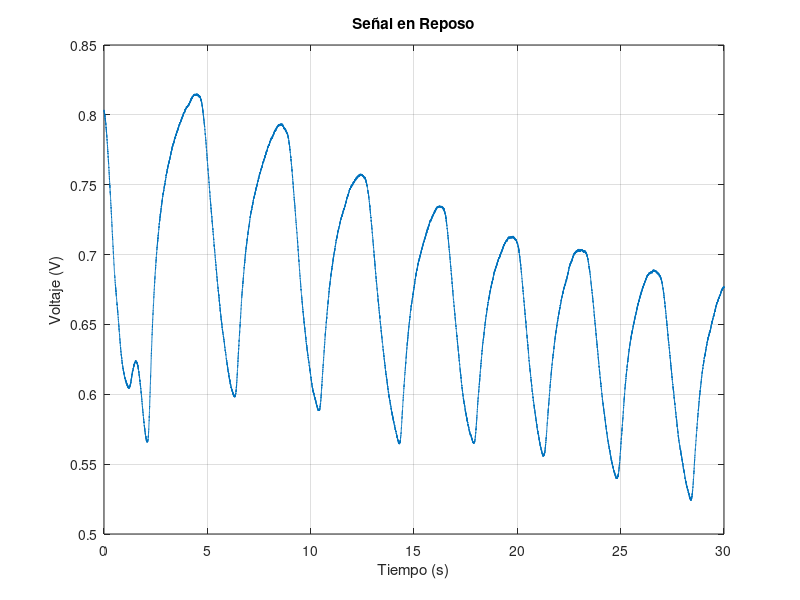
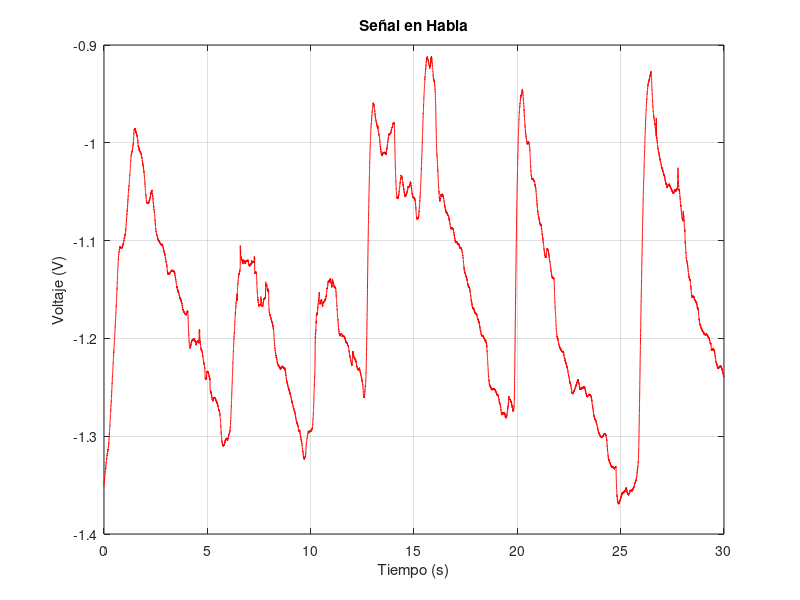

Write MATLAB code to recreate these figures, in order. (Note: this script raises an error after producing the figures.)

clc; clear all; close all;

%% ------ Parte A -------

fs = 1000;   % Frecuencia de muestreo (Hz)

% Cargar señales (REPOSO y HABLA)
load('reposo.mat');
load('habla.mat');

% Invertir señal habla
senal_habla = senal_habla*-1;

%% Graficar señal REPOSO

figure;
plot(t_reposo, senal_reposo);
xlabel('Tiempo (s)');
ylabel('Voltaje (V)');
title('Señal en Reposo');
grid on;

%% Graficar Señal HABLA

figure;
plot(t_habla, senal_habla, 'r');
xlabel('Tiempo (s)');
ylabel('Voltaje (V)');
title('Señal en Habla');
grid on;

%% ------- PARTE B -------

% REPOSO
% Extraer señal como vector
t_reposo = seconds(reposo1.Time - reposo1.Time(1));  % Tiempo en segundos desde t = 0
senal_reposo = reposo1.Variables;

% HABLA
% Extraer tiempo y señal
t_habla = seconds(habla1.Time - habla1.Time(1));   % Tiempo en segundos desde t = 0
senal_habla = habla1.Variables;

%% Guardar señales (REPOSO y HABLA)

save('reposo.mat', 'senal_reposo', 't_reposo');
save('habla.mat', 'senal_habla', 't_habla');

%% == Análisis en Frecuencia ==

% REPOSO

% Eliminar componente DC
senal_reposo = senal_reposo - mean(senal_reposo);

% FFT
N_rep = length(senal_reposo);
Y_rep = fft(senal_reposo);

% Espectro de potencia
P_rep = abs(Y_rep).^2/N_rep;

% Frecuencia
f_rep = (0:N_rep-1)*(fs/N_rep);

% Mitad positiva del espectro
P_rep = P_rep(1:floor(N_rep/2));
f_rep = f_rep(1:floor(N_rep/2));

%% Espectro Frecuencia - REPOSO

figure;
plot(f_rep, P_rep, 'LineWidth', 1.5);
xlim([0 5]);
grid on;
xlabel('Frecuencia (Hz)');
ylabel('Potencia');
title('Espectro de potencia - Reposo');

%% HABLA
% Eliminar componente DC
senal_habla = senal_habla - mean(senal_habla);

% FFT
N_hab = length(senal_habla);
Y_hab = fft(senal_habla);

% Espectro de potencia
P_hab = abs(Y_hab).^2/N_hab;

% Frecuencia
f_hab = (0:N_hab-1)*(fs/N_hab);

% Mitad positiva
P_hab = P_hab(1:floor(N_hab/2));
f_hab = f_hab(1:floor(N_hab/2));

%% Espectro de Frecuencia - HABLA

figure;
plot(f_hab, P_hab, 'r', 'LineWidth', 1.5);
xlim([0 5]);
grid on;
xlabel('Frecuencia (Hz)');
ylabel('Potencia');
title('Espectro de potencia - Habla');

%% Frecuencias Dominantes

[~,idx_rep] = max(P_rep(2:end));
idx_rep = idx_rep + 1;

[~,idx_hab] = max(P_hab(2:end));
idx_hab = idx_hab + 1;

disp('----- FRECUENCIAS DOMINANTES -----')
fprintf('Reposo: %.3f Hz\n',f_rep(idx_rep));
fprintf('Habla: %.3f Hz\n',f_hab(idx_hab));

%% Frecuencias Respiratorias

disp('----- FRECUENCIAS RESPIRATORIAS -----');
fprintf('Reposo: %.2f respiraciones/min\n',60*f_rep(idx_rep));
fprintf('Habla: %.2f respiraciones/min\n',60*f_hab(idx_hab));
